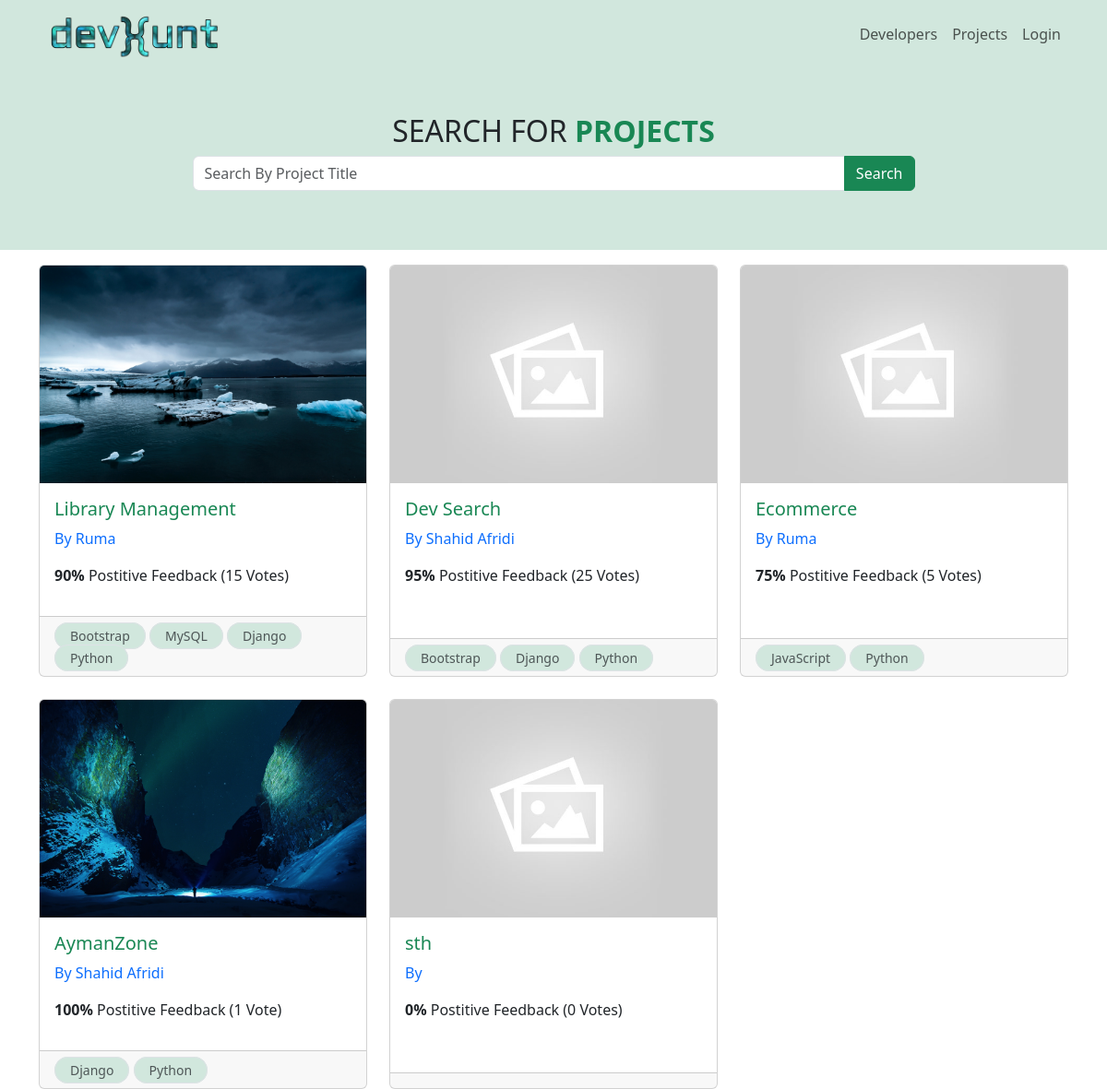
Before: /projects/ with the older database file.
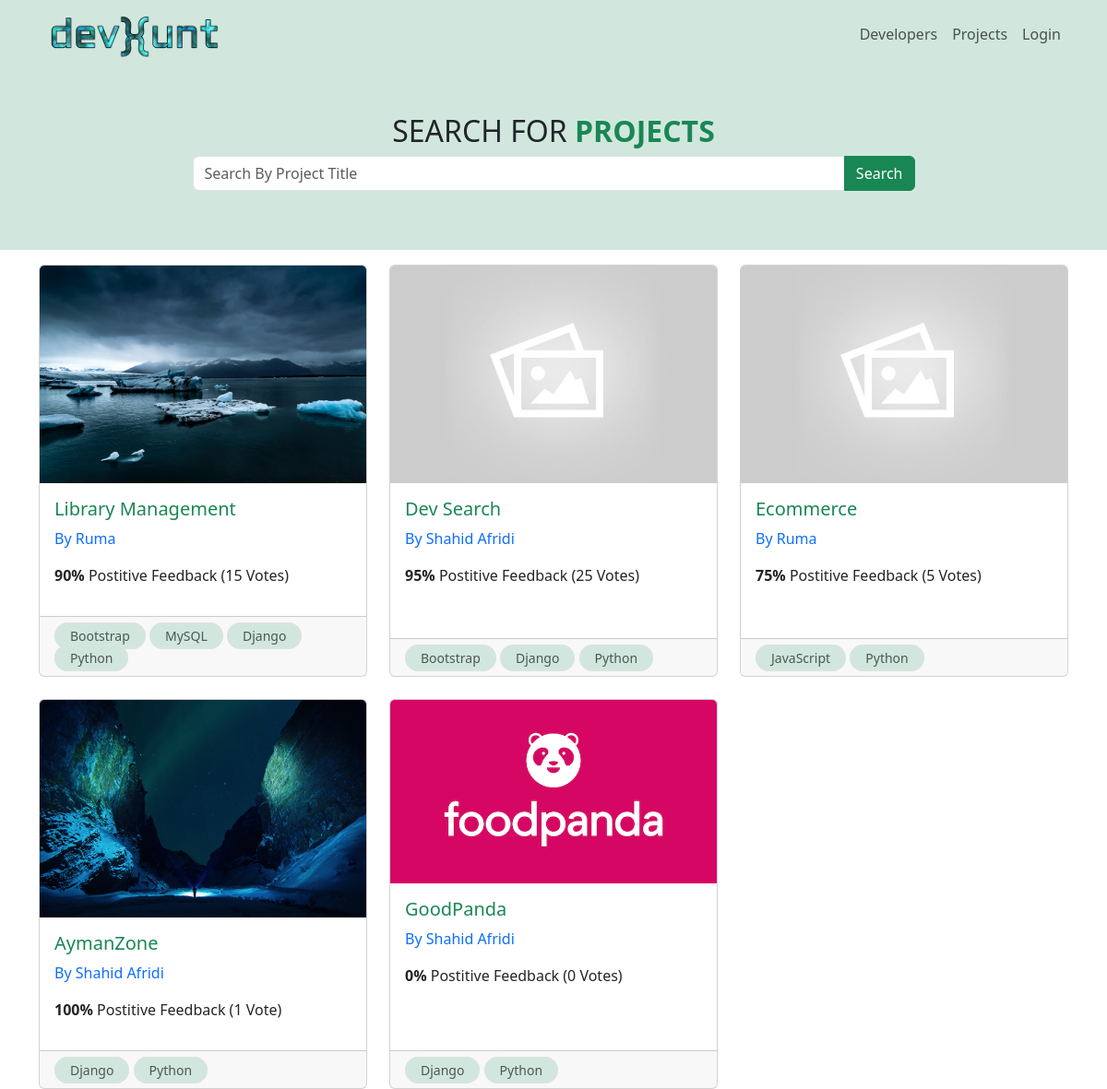
After: the same page with the newer database file.
### projects/models.py (models this page shows, shortened)
class Project(models.Model):
    owner = models.ForeignKey(Profile, blank=True, null=True, on_delete=models.SET_NULL)
    title = models.CharField(max_length=255)
    description = models.TextField(null=True, blank=True)
    featured_image = models.ImageField(null=True, blank=True, default='default.jpg')
    demo_link = models.CharField(max_length=200, null=True, blank=True)
    source_link = models.CharField(max_length=200, null=True, blank=True)
    tags = models.ManyToManyField('Tag', blank=True)
    vote_total = models.IntegerField(default=0, null=True, blank=True)
    vote_ratio = models.IntegerField(default=0, null=True, blank=True)
    created_at = models.DateTimeField(auto_now_add=True)
    id = models.UUIDField(default=uuid.uuid4, unique=True,
                          primary_key=True, editable=False)

class Tag(models.Model):
    name = models.CharField(max_length=200)
    created_at = models.DateTimeField(auto_now_add=True)
    id = models.UUIDField(default=uuid.uuid4, unique=True,
                          primary_key=True, editable=False)

### users/models.py (models this page shows, shortened)
class Profile(models.Model):
    user = models.OneToOneField(
        User, on_delete=models.CASCADE, blank=True, null=True)
    name = models.CharField(max_length=255, blank=True, null=True)
    email = models.EmailField(max_length=500, blank=True, null=True)
    username = models.CharField(max_length=255, blank=True, null=True)
    short_intro = models.CharField(max_length=200, blank=True, null=True)
    location = models.CharField(max_length=200, blank=True, null=True)
    bio = models.TextField(blank=True, null=True)
    profile_image = models.ImageField(
        blank=True, null=True, upload_to='profiles/', default='profiles/user-default.png')
    social_github = models.CharField(max_length=200, blank=True, null=True)
    social_twitter = models.CharField(max_length=200, blank=True, null=True)
    social_linkedin = models.CharField(max_length=200, blank=True, null=True)
    social_youtube = models.CharField(max_length=200, blank=True, null=True)
    social_website = models.CharField(max_length=200, blank=True, null=True)
    created_at = models.DateTimeField(auto_now_add=True)
    id = models.UUIDField(default=uuid.uuid4, unique=True,
                          primary_key=True, editable=False)

### projects/views.py (the view)
# urls.py: path('projects/', include('projects.urls')),
def projects(request):
    projects = Project.objects.all()
    context = {
        'projects': projects
    }
    return render(request, 'projects/projects.html', context)

### projects/templates/projects/projects.html (shortened to what this page needs)
{% extends 'main.html' %}
{% block content %}
<div class=" bg-success-subtle">
    <div class='container text-center p-5'>
        <h2>SEARCH FOR <span class='text-success' style="font-weight: 800;">PROJECTS</span></h2>
        <div class="input-group mb-3 m-auto w-75">
          <input type="text" class="form-control" placeholder="Search By Project Title" aria-label="Recipient's username" aria-describedby="button-addon2">
          <button class="btn  btn-success" type="button" id="button-addon2">Search</button>
        </div>
    </div>
</div>
<div class="container mt-3">
    <div class="row row-cols-1 row-cols-md-3 g-4">
        {% for project in projects %}
        <div class="col ">
            <a class="text-decoration-none " href="{% url 'single-project' project.id %}" >
          <div class="card h-100 ">
            <img src="{{project.featured_image.url}}" class="card-img-top" alt="...">
            <div class="card-body">
              <h5 class="text-success card-title ">{{project.title}}</h5>
              <p><a class="text-decoration-none"  href="{% url 'profile' project.owner.id %}">By {{ project.owner.name }}</a></p>
              <p class="">
                <span style="font-weight: bold;">{{project.vote_ratio}}%</span> Postitive
                Feedback ({{project.vote_total}} Vote{{project.vote_total|pluralize:"s"}})
              </p>
            </div>
              </a>
            <div class="card-footer">
                {% for tag in project.tags.all %}
                <small class="border border-1 py-1 px-3  bg-success-subtle text-body-secondary rounded-pill">{{tag.name}}</small>
                {% endfor %}
            </div>
          </div>
        </div>
        {% endfor %}
{% endblock content %}

### templates/main.html (shortened to what this page needs)
<!doctype html>
{% load static %}
<html lang="en">
  <head>
    <link href="https://cdn.jsdelivr.net/npm/bootstrap@5.3.0-alpha3/dist/css/bootstrap.min.css" rel="stylesheet">
    <link rel="stylesheet" href="https://cdnjs.cloudflare.com/ajax/libs/font-awesome/4.7.0/css/font-awesome.min.css">
    <link rel="stylesheet" href="{% static 'styles/main.css' %}">
  </head>
  <body>
    {% include 'navbar.html' %}
    <div class="">
        {% block content %}
        {% endblock content %}
  </body>
</html>

### templates/navbar.html (shortened to what this page needs)
{% load static %}
<nav class="navbar navbar-expand-lg bg-success-subtle">
  <div class="container">
    <a class="navbar-brand w-25 p-0 m-0" href="{% url 'profiles' %}">
      <img class="w-75" src="{% static 'images/devhunt.png' %}" alt="devHuntLogo">
    </a>
    <div class="collapse navbar-collapse" id="navbarTogglerDemo03">
      <ul class="navbar-nav ms-auto mb-2 mb-lg-0">
        <li class="nav-item ">
          <a class="nav-link" href="{% url 'profiles' %}">Developers</a>
        </li>
        <li class="nav-item">
          <a class="nav-link" href="{% url 'projects' %}">Projects</a>
        </li>
        <li class="nav-item">
          {% if request.user.is_authenticated %}
          <a class="nav-link btn btn-outline-danger" href="{% url 'logout' %}">Logout</a>
          {% else %}
          <a class="nav-link btn btn-outline-success " href="{% url 'login' %}">Login</a>
          {% endif %}
        </li>
      </ul>
    </div>
  </div>
</nav>

Changed rows visible on the page:
removed Project: featured_image (placeholder picture), title "sth", vote_ratio "0", vote_total "0"
added Project: featured_image (picture), title "GoodPanda", owner.name "Shahid Afridi", vote_ratio "0", vote_total "0", Tag (name "Django"), Tag (name "Python")
